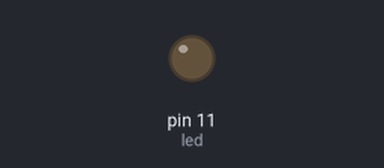
This sketch was run on a simulated Arduino Uno, built with avr-gcc and run on an emulated ATmega328P. On the bench: output pins drawn as LEDs (lit = HIGH).

Above: at 0.05 s.
At 2.35 s:
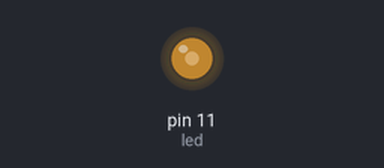
At 4.7 s:
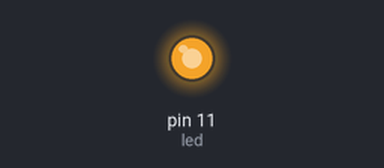
At 9.4 s:
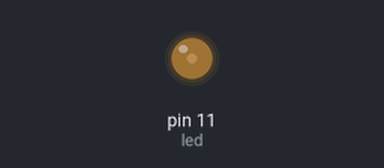
Timing chart, 0 to 13.5 s (numbered marks = the images above):
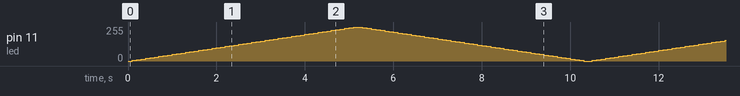

The sketch:

2b.ino
```cpp
int led = 11;
int i; // untuk looping
void setup(){
  pinMode(led,OUTPUT);
}
void loop(){
  for(i=0; i<=255; i+=5){ // 0 untuk awal mula lampu mati
    analogWrite(led,i);   // 255 untuk akhir loop dimana lampu akan menyala
    delay(100);           // 5 untuk pertambahan nyala lampu semakin besar semakin terang
  }
  for(i=255; i>=0; i-=5){
    analogWrite(led,i);
    delay(100);
  }
}
```
